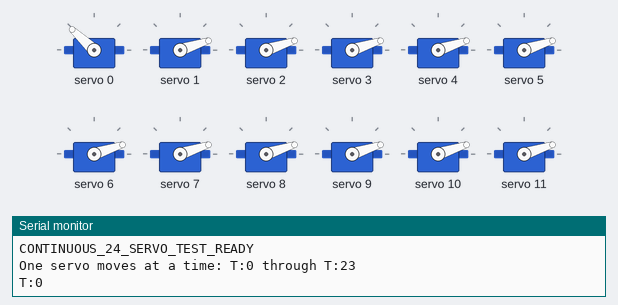
A sketch run on a simulated Arduino Uno, built with avr-gcc and run on an emulated ATmega328P. On the bench: 12 × servo, the last lines printed to the serial monitor.

Above: at 1.1 s.
At 3.5 s:
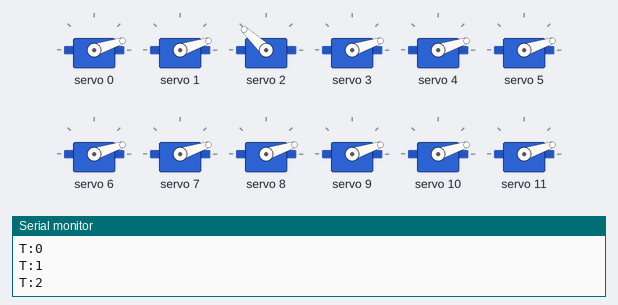
At 6.2 s:
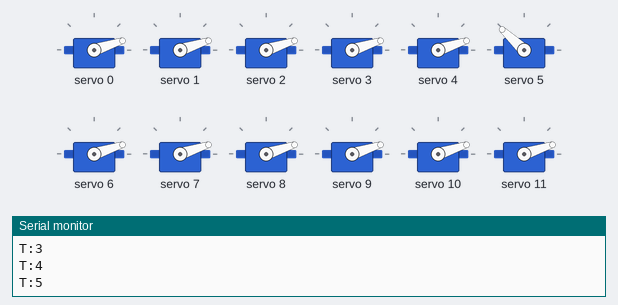
At 8.9 s:
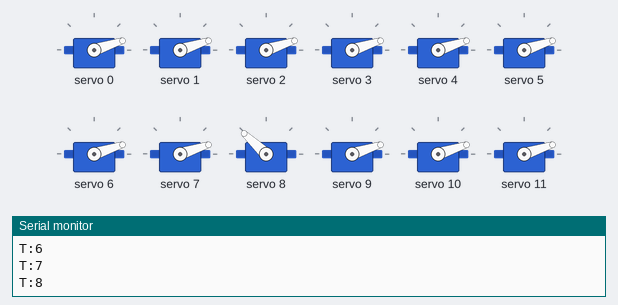
At 11.6 s:
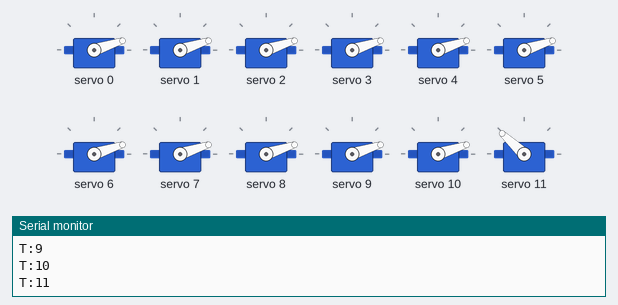
At 22.6 s:
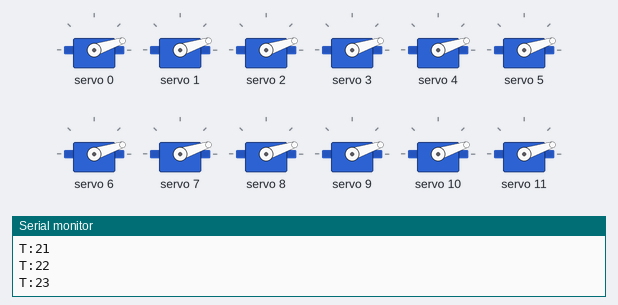
Timing chart, 0 to 29.2 s (numbered marks = the images above):
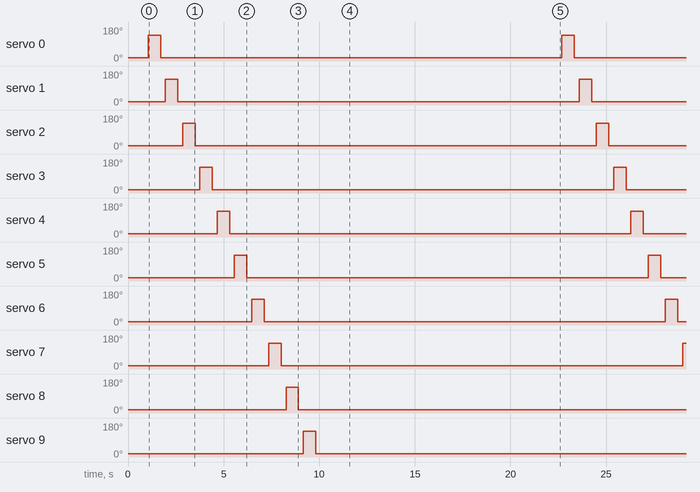

Measured:
- by itself, servo 0–11: alternates 137° for 0.65 s and 18° for 21.0 s

The sketch:

continuous_24_servo_test.ino
```cpp
/*
  Continuous 24-servo test for Fingertip.

  Board 1: PCA9685 at 0x40, channels 0-11 used.
  Board 2: PCA9685 at 0x41, channels 0-11 used.

  This sketch moves one servo at a time and prints the logical channel:
    T:0  through T:23

  Mapping:
    T:0  - T:11 -> board 0x40 channels 0-11
    T:12 - T:23 -> board 0x41 channels 0-11
*/

#include <Wire.h>
#include <Adafruit_PWMServoDriver.h>

Adafruit_PWMServoDriver board1 = Adafruit_PWMServoDriver(0x40);
Adafruit_PWMServoDriver board2 = Adafruit_PWMServoDriver(0x41);

const int SERVO_FREQ_HZ = 50;
const int PULSE_0_DEG = 150;
const int PULSE_90_DEG = 400;
const int HOLD_MS = 650;
const int BETWEEN_MS = 250;

void setLogicalChannel(int logicalChannel, int pulse) {
  if (logicalChannel < 12) {
    board1.setPWM(logicalChannel, 0, pulse);
  } else {
    board2.setPWM(logicalChannel - 12, 0, pulse);
  }
}

void setup() {
  Serial.begin(9600);
  Wire.begin();

  board1.begin();
  board2.begin();
  board1.setPWMFreq(SERVO_FREQ_HZ);
  board2.setPWMFreq(SERVO_FREQ_HZ);
  delay(300);

  Serial.println("CONTINUOUS_24_SERVO_TEST_READY");
  Serial.println("One servo moves at a time: T:0 through T:23");

  for (int channel = 0; channel < 24; channel++) {
    setLogicalChannel(channel, PULSE_0_DEG);
    delay(30);
  }
}

void loop() {
  for (int channel = 0; channel < 24; channel++) {
    Serial.print("T:");
    Serial.println(channel);

    setLogicalChannel(channel, PULSE_90_DEG);
    delay(HOLD_MS);
    setLogicalChannel(channel, PULSE_0_DEG);
    delay(BETWEEN_MS);
  }

  Serial.println("CYCLE_DONE");
}
```
